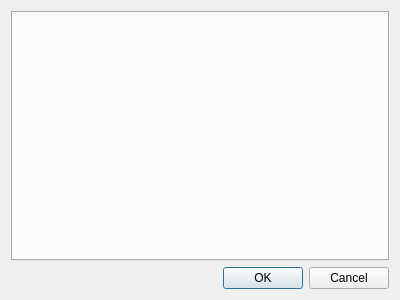
<?xml version="1.0" encoding="UTF-8"?>
<ui version="4.0">
 <class>StringBuilder::DialogBuilderSettings</class>
 <widget class="QDialog" name="StringBuilder::DialogBuilderSettings">
  <property name="geometry">
   <rect>
    <x>0</x>
    <y>0</y>
    <width>400</width>
    <height>300</height>
   </rect>
  </property>
  <property name="windowTitle">
   <string>Rename settings</string>
  </property>
  <layout class="QVBoxLayout" name="verticalLayout">
   <item>
    <widget class="QTabWidget" name="tabWidget"/>
   </item>
   <item>
    <widget class="QDialogButtonBox" name="buttonBox">
     <property name="orientation">
      <enum>Qt::Horizontal</enum>
     </property>
     <property name="standardButtons">
      <set>QDialogButtonBox::Cancel|QDialogButtonBox::Ok</set>
     </property>
    </widget>
   </item>
  </layout>
 </widget>
 <resources/>
 <connections>
  <connection>
   <sender>buttonBox</sender>
   <signal>accepted()</signal>
   <receiver>StringBuilder::DialogBuilderSettings</receiver>
   <slot>accept()</slot>
   <hints>
    <hint type="sourcelabel">
     <x>248</x>
     <y>254</y>
    </hint>
    <hint type="destinationlabel">
     <x>157</x>
     <y>274</y>
    </hint>
   </hints>
  </connection>
  <connection>
   <sender>buttonBox</sender>
   <signal>rejected()</signal>
   <receiver>StringBuilder::DialogBuilderSettings</receiver>
   <slot>reject()</slot>
   <hints>
    <hint type="sourcelabel">
     <x>316</x>
     <y>260</y>
    </hint>
    <hint type="destinationlabel">
     <x>286</x>
     <y>274</y>
    </hint>
   </hints>
  </connection>
 </connections>
</ui>
